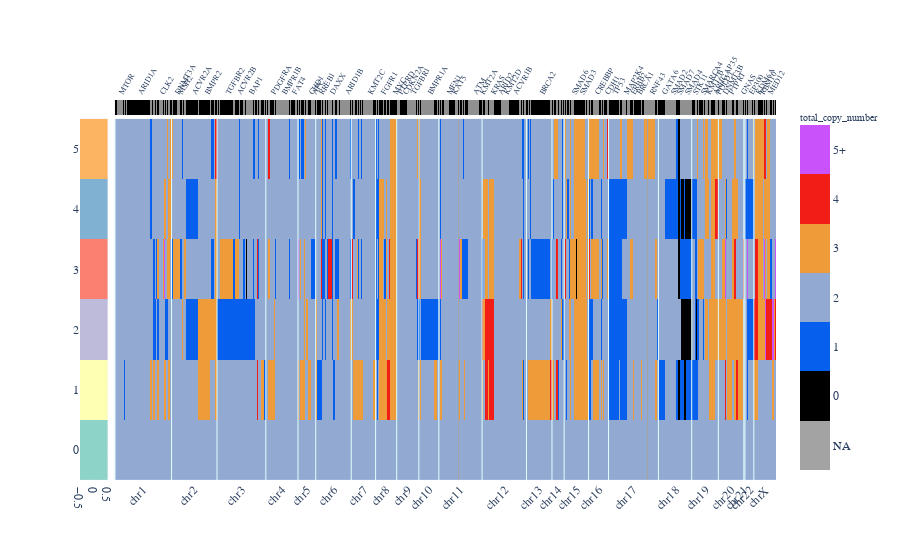

The notebook cell this image was saved under:
### Code cell
cluster_labels = unique_cn_clone_profiles_df.index.values
# logging.info(f"identified {len(cluster_labels)} unique clones")
# embed()
cn_clone_palette = dict(zip(cluster_labels, np.array(px.colors.qualitative.Set3)[cluster_labels]))
cluster_colors = [cn_clone_palette[i] for i in cluster_labels]

###########  ----- CN cluster profiles -----  ################
# draw subplots
fig = make_subplots(
        rows=2, cols=2,
        shared_yaxes=True, shared_xaxes=True,
        horizontal_spacing=0.01,
        vertical_spacing=0.01,
        column_widths=[1 / 25, 24 / 25],
        row_heights=[1 / 25, 24 / 25],
        )

# get labels
labs = go.Heatmap(z=cluster_labels,
                    y=np.arange(unique_cn_clone_profiles_df.shape[0]),
                    x=[0] * unique_cn_clone_profiles_df.shape[0],
                    customdata=cluster_labels,
                    colorscale=cluster_colors,
                    hovertemplate='label: %{customdata}<extra></extra>',
                    showlegend=False,
                    showscale=False)
fig.add_trace(labs, row=2, col=1)

# @HZ 12/20/2022: both ticktext and tickvals are needed to manually draw the ticklabels, otherwise it won't show up
fig.layout.yaxis3.ticktext = cluster_labels
fig.layout.yaxis3.tickvals = np.arange(unique_cn_clone_profiles_df.shape[0])

# Draw gene names
# embed()
un_genes, idx_genes, inv_genes, cnts_genes = np.unique(gene_names, return_index=True, return_inverse=True, return_counts=True)
gene_col_binary = [0]
for i in np.arange(1,len(inv_genes)):
    # iterate through inv_genes, get connectivity of amplicons
    if inv_genes[i] == inv_genes[i-1]:
        gene_col_binary.append(gene_col_binary[i-1])
    else:
        gene_col_binary.append(abs(1-gene_col_binary[i-1]))

ticks = (idx_genes + cnts_genes / 2).astype(int)
gene_names_subplot = go.Heatmap(
    z = gene_col_binary,
    x = unique_cn_clone_profiles_df.columns,
    y = [0] * unique_cn_clone_profiles_df.shape[1],
    colorscale = [[0, 'rgb(0,0,0)'], [1, 'rgb(144,144,144)']],
    showlegend=False,
    showscale=False,
)
fig.add_trace(gene_names_subplot, row=1, col=2)

# Draw main heatmap
# labels = np.tile(labels[:, None], (1, unique_cn_clone_profiles_df.shape[1]))
vals = go.Heatmap(
    z=unique_cn_clone_profiles_df,
    y=np.arange(unique_cn_clone_profiles_df.shape[0]),
    x=unique_cn_clone_profiles_df.columns,
    # customdata=labels,
    coloraxis='coloraxis',
    hovertemplate='%{z:.2f}<br>%{x}<extra>%{customdata}</extra>',
    showlegend=False,
    showscale=False
)
fig.add_trace(vals, row=2, col=2)

# draw gene names
genes_ticks = (idx_genes + cnts_genes / 2).astype(int)
    
# embed()

fig.layout.xaxis2.ticktext = [ i if i in gene_names_to_plot else "" for i in gene_names[genes_ticks] ]
fig.layout.xaxis2.tickvals = genes_ticks
fig.layout.xaxis2.tickfont = {
    'size': 8,
}
fig.update_layout({'xaxis2': {'ticklen': 4, 'side': 'top', 'tickangle': -60, 'showticklabels': True}})

# draw chromosome numbers
chromosome_ordered = amp_gene_map_df.loc[unique_amplicon_order, CHROM_COL_NAME].values
un, ind, cnts = np.unique(chromosome_ordered, return_index=True, return_counts=True)
ticks = (ind + cnts / 2).astype(int)

fig.layout.xaxis4.ticktext = chromosome_ordered[ticks]
fig.layout.xaxis4.tickvals = ticks
fig.update_layout({'xaxis4': {'tickangle': -45, 'showticklabels': True}})

for i in ind:
    fig.add_vline(i - 0.5, line_color='lightcyan', line_width=1, row=2, col=2)
    
######################################################
# update color schemes
num_vals = 7
colorscale = [
    (0, 'rgb(163, 163, 163)'), (1/num_vals, 'rgb(163, 163, 163)'), # NA
    (1/num_vals, 'rgb(0,0,0)'), (2/num_vals, 'rgb(0,0,0)'), # 0
    (2/num_vals, 'rgb(7, 95, 237)'), (3/num_vals, 'rgb(7, 95, 237)'), # 1
    (3/num_vals, 'rgb(146, 170, 209)'), (4/num_vals, 'rgb(146, 170, 209)'), # 2 
    (4/num_vals, 'rgb(237, 156, 57)'), (5/num_vals, 'rgb(237, 156, 57)'), # 3
    (5/num_vals, 'rgb(242, 29, 22)'), (6/num_vals, 'rgb(242, 29, 22)'), # 4
    (6/num_vals, 'rgb(202, 82, 250)'), (1, 'rgb(202, 82, 250)') # 5+
    ]

colorbar_ticktext=[str(i) for i in list(range(num_vals-1))]
colorbar_ticktext.insert(0, 'NA')
colorbar_ticktext[-1] += '+'
colorbar_tickvals = [(num_vals-1)/(num_vals*2) * (2*i + 1) - 1 for i in range(num_vals)] 
fig.update_layout(
        coloraxis=dict(
            colorscale=colorscale,
            colorbar_tickvals = colorbar_tickvals,
            colorbar_ticktext = colorbar_ticktext,
            colorbar_title=dict(
                font_size = 10,
                text = 'total_copy_number',
            ),
            cmax=num_vals-2,
            cmin=-1
        ),
        font_family = 'Arial'
        )

### Figure 1 — Plotly figure (JSON) as saved in the notebook; plotly's stock layout.template omitted (floating-point values rounded to 4 significant figures; data arrays with more than 128 entries replaced by an {"elided": "..."} marker saying what was removed)
{"data": [{"colorscale": [[0, "rgb(141,211,199)"], [0.2, "rgb(255,255,179)"], [0.4, "rgb(190,186,218)"], [0.6, "rgb(251,128,114)"], [0.8, "rgb(128,177,211)"], [1, "rgb(253,180,98)"]], "customdata": [0, 1, 2, 3, 4, 5], "hovertemplate": "label: %{customdata}<extra></extra>", "showlegend": false, "showscale": false, "type": "heatmap", "x": [0, 0, 0, 0, 0, 0], "xaxis": "x3", "y": [0, 1, 2, 3, 4, 5], "yaxis": "y3", "z": [0, 1, 2, 3, 4, 5]}, {"colorscale": [[0, "rgb(0,0,0)"], [1, "rgb(144,144,144)"]], "showlegend": false, "showscale": false, "type": "heatmap", "x": {"elided": "596 str values"}, "xaxis": "x2", "y": {"elided": "596 int values"}, "yaxis": "y2", "z": {"elided": "596 int values"}}, {"coloraxis": "coloraxis", "hovertemplate": "%{z:.2f}<br>%{x}<extra>%{customdata}</extra>", "showlegend": false, "showscale": false, "type": "heatmap", "x": {"elided": "596 str values"}, "xaxis": "x4", "y": [0, 1, 2, 3, 4, 5], "yaxis": "y4", "z": {"elided": "6x596 int values"}}], "layout": {"coloraxis": {"cmax": 5, "cmin": -1, "colorbar": {"ticktext": ["NA", "0", "1", "2", "3", "4", "5+"], "tickvals": [-0.5714, 0.2857, 1.143, 2, 2.857, 3.714, 4.571], "title": {"font": {"size": 10}, "text": "total_copy_number"}}, "colorscale": [[0, "rgb(163, 163, 163)"], [0.1429, "rgb(163, 163, 163)"], [0.1429, "rgb(0,0,0)"], [0.2857, "rgb(0,0,0)"], [0.2857, "rgb(7, 95, 237)"], [0.4286, "rgb(7, 95, 237)"], [0.4286, "rgb(146, 170, 209)"], [0.5714, "rgb(146, 170, 209)"], [0.5714, "rgb(237, 156, 57)"], [0.7143, "rgb(237, 156, 57)"], [0.7143, "rgb(242, 29, 22)"], [0.8571, "rgb(242, 29, 22)"], [0.8571, "rgb(202, 82, 250)"], [1, "rgb(202, 82, 250)"]]}, "font": {"family": "Arial"}, "shapes": [{"line": {"color": "lightcyan", "width": 1}, "type": "line", "x0": -0.5, "x1": -0.5, "xref": "x4", "y0": 0, "y1": 1, "yref": "y4 domain"}, {"line": {"color": "lightcyan", "width": 1}, "type": "line", "x0": 273.5, "x1": 273.5, "xref": "x4", "y0": 0, "y1": 1, "yref": "y4 domain"}, {"line": {"color": "lightcyan", "width": 1}, "type": "line", "x0": 291.5, "x1": 291.5, "xref": "x4", "y0": 0, "y1": 1, "yref": "y4 domain"}, {"line": {"color": "lightcyan", "width": 1}, "type": "line", "x0": 330.5, "x1": 330.5, "xref": "x4", "y0": 0, "y1": 1, "yref": "y4 domain"}, {"line": {"color": "lightcyan", "width": 1}, "type": "line", "x0": 370.5, "x1": 370.5, "xref": "x4", "y0": 0, "y1": 1, "yref": "y4 domain"}, {"line": {"color": "lightcyan", "width": 1}, "type": "line", "x0": 393.5, "x1": 393.5, "xref": "x4", "y0": 0, "y1": 1, "yref": "y4 domain"}, {"line": {"color": "lightcyan", "width": 1}, "type": "line", "x0": 404.5, "x1": 404.5, "xref": "x4", "y0": 0, "y1": 1, "yref": "y4 domain"}, {"line": {"color": "lightcyan", "width": 1}, "type": "line", "x0": 426.5, "x1": 426.5, "xref": "x4", "y0": 0, "y1": 1, "yref": "y4 domain"}, {"line": {"color": "lightcyan", "width": 1}, "type": "line", "x0": 444.5, "x1": 444.5, "xref": "x4", "y0": 0, "y1": 1, "yref": "y4 domain"}, {"line": {"color": "lightcyan", "width": 1}, "type": "line", "x0": 489.5, "x1": 489.5, "xref": "x4", "y0": 0, "y1": 1, "yref": "y4 domain"}, {"line": {"color": "lightcyan", "width": 1}, "type": "line", "x0": 519.5, "x1": 519.5, "xref": "x4", "y0": 0, "y1": 1, "yref": "y4 domain"}, {"line": {"color": "lightcyan", "width": 1}, "type": "line", "x0": 50.5, "x1": 50.5, "xref": "x4", "y0": 0, "y1": 1, "yref": "y4 domain"}, {"line": {"color": "lightcyan", "width": 1}, "type": "line", "x0": 543.5, "x1": 543.5, "xref": "x4", "y0": 0, "y1": 1, "yref": "y4 domain"}, {"line": {"color": "lightcyan", "width": 1}, "type": "line", "x0": 566.5, "x1": 566.5, "xref": "x4", "y0": 0, "y1": 1, "yref": "y4 domain"}, {"line": {"color": "lightcyan", "width": 1}, "type": "line", "x0": 567.5, "x1": 567.5, "xref": "x4", "y0": 0, "y1": 1, "yref": "y4 domain"}, {"line": {"color": "lightcyan", "width": 1}, "type": "line", "x0": 91.5, "x1": 91.5, "xref": "x4", "y0": 0, "y1": 1, "yref": "y4 domain"}, {"line": {"color": "lightcyan", "width": 1}, "type": "line", "x0": 135.5, "x1": 135.5, "xref": "x4", "y0": 0, "y1": 1, "yref": "y4 domain"}, {"line": {"color": "lightcyan", "width": 1}, "type": "line", "x0": 164.5, "x1": 164.5, "xref": "x4", "y0": 0, "y1": 1, "yref": "y4 domain"}, {"line": {"color": "lightcyan", "width": 1}, "type": "line", "x0": 180.5, "x1": 180.5, "xref": "x4", "y0": 0, "y1": 1, "yref": "y4 domain"}, {"line": {"color": "lightcyan", "width": 1}, "type": "line", "x0": 212.5, "x1": 212.5, "xref": "x4", "y0": 0, "y1": 1, "yref": "y4 domain"}, {"line": {"color": "lightcyan", "width": 1}, "type": "line", "x0": 234.5, "x1": 234.5, "xref": "x4", "y0": 0, "y1": 1, "yref": "y4 domain"}, {"line": {"color": "lightcyan", "width": 1}, "type": "line", "x0": 253.5, "x1": 253.5, "xref": "x4", "y0": 0, "y1": 1, "yref": "y4 domain"}, {"line": {"color": "lightcyan", "width": 1}, "type": "line", "x0": 575.5, "x1": 575.5, "xref": "x4", "y0": 0, "y1": 1, "yref": "y4 domain"}], "xaxis": {"anchor": "y", "domain": [0, 0.0396], "matches": "x3", "showticklabels": false}, "xaxis2": {"anchor": "y2", "domain": [0.0496, 1.0], "matches": "x4", "showticklabels": true, "side": "top", "tickangle": -60, "tickfont": {"size": 8}, "ticklen": 4, "ticktext": {"elided": "253 str values"}, "tickvals": {"elided": "253 int values"}}, "xaxis3": {"anchor": "y3", "domain": [0, 0.0396]}, "xaxis4": {"anchor": "y4", "domain": [0.0496, 1.0], "showticklabels": true, "tickangle": -45, "ticktext": ["chr1", "chr10", "chr11", "chr12", "chr13", "chr14", "chr15", "chr16", "chr17", "chr18", "chr19", "chr2", "chr20", "chr21", "chr22", "chr3", "chr4", "chr5", "chr6", "chr7", "chr8", "chr9", "chrX"], "tickvals": [25, 283, 311, 351, 382, 399, 416, 436, 467, 505, 532, 71, 555, 567, 572, 114, 150, 173, 197, 224, 244, 264, 586]}, "yaxis": {"anchor": "x", "domain": [0.9604, 1.0]}, "yaxis2": {"anchor": "x2", "domain": [0.9604, 1.0], "matches": "y", "showticklabels": false}, "yaxis3": {"anchor": "x3", "domain": [0, 0.9504], "ticktext": [0, 1, 2, 3, 4, 5], "tickvals": [0, 1, 2, 3, 4, 5]}, "yaxis4": {"anchor": "x4", "domain": [0, 0.9504], "matches": "y3", "showticklabels": false}}}
